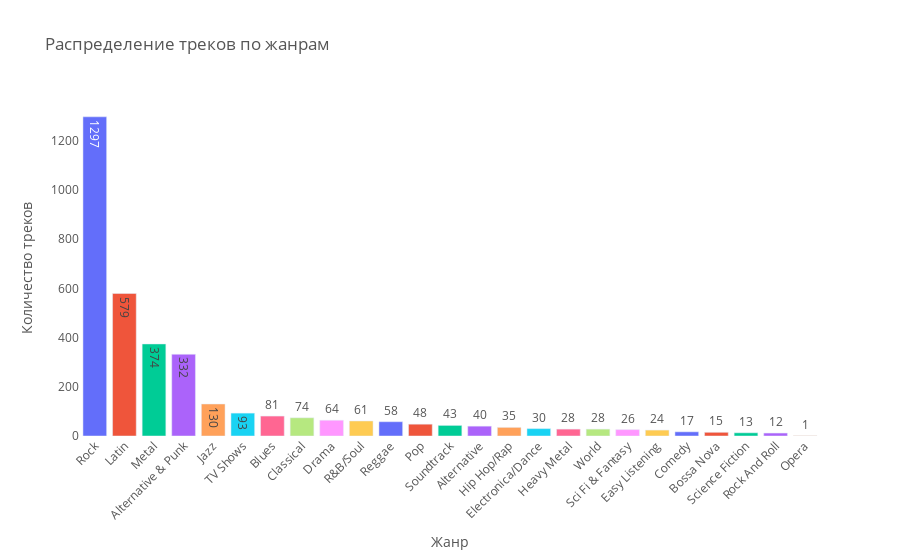

Notebook source saved alongside this figure:
### Markdown cell above
- Создайте столбчатую диаграмму. По оси X должны быть названия жанров, по оси Y - количество треков.

### Code cell
fig = px.bar(
    df,
    x='genre_name',
    y='tracks_count',
    title='Распределение треков по жанрам',
    labels={'genre_name': 'Жанр', 'tracks_count': 'Количество треков'},
    color='genre_name',
    text='tracks_count'
)

fig.update_layout(
    xaxis_tickangle=-45,
    plot_bgcolor='rgba(255,255,255,1)',
    font=dict(color='#555555'),
    showlegend=False
)

fig.show()

### Figure 1 — Plotly figure (JSON) as saved in the notebook; plotly's stock layout.template omitted (floating-point values rounded to 4 significant figures)
{"data": [{"hovertemplate": "Жанр=%{x}<br>Количество треков=%{text}<extra></extra>", "legendgroup": "Rock", "marker": {"color": "#636efa", "pattern": {"shape": ""}}, "name": "Rock", "orientation": "v", "showlegend": true, "text": [1297.0], "textposition": "auto", "type": "bar", "x": ["Rock"], "xaxis": "x", "y": [1297], "yaxis": "y"}, {"hovertemplate": "Жанр=%{x}<br>Количество треков=%{text}<extra></extra>", "legendgroup": "Latin", "marker": {"color": "#EF553B", "pattern": {"shape": ""}}, "name": "Latin", "orientation": "v", "showlegend": true, "text": [579.0], "textposition": "auto", "type": "bar", "x": ["Latin"], "xaxis": "x", "y": [579], "yaxis": "y"}, {"hovertemplate": "Жанр=%{x}<br>Количество треков=%{text}<extra></extra>", "legendgroup": "Metal", "marker": {"color": "#00cc96", "pattern": {"shape": ""}}, "name": "Metal", "orientation": "v", "showlegend": true, "text": [374.0], "textposition": "auto", "type": "bar", "x": ["Metal"], "xaxis": "x", "y": [374], "yaxis": "y"}, {"hovertemplate": "Жанр=%{x}<br>Количество треков=%{text}<extra></extra>", "legendgroup": "Alternative & Punk", "marker": {"color": "#ab63fa", "pattern": {"shape": ""}}, "name": "Alternative & Punk", "orientation": "v", "showlegend": true, "text": [332.0], "textposition": "auto", "type": "bar", "x": ["Alternative & Punk"], "xaxis": "x", "y": [332], "yaxis": "y"}, {"hovertemplate": "Жанр=%{x}<br>Количество треков=%{text}<extra></extra>", "legendgroup": "Jazz", "marker": {"color": "#FFA15A", "pattern": {"shape": ""}}, "name": "Jazz", "orientation": "v", "showlegend": true, "text": [130.0], "textposition": "auto", "type": "bar", "x": ["Jazz"], "xaxis": "x", "y": [130], "yaxis": "y"}, {"hovertemplate": "Жанр=%{x}<br>Количество треков=%{text}<extra></extra>", "legendgroup": "TV Shows", "marker": {"color": "#19d3f3", "pattern": {"shape": ""}}, "name": "TV Shows", "orientation": "v", "showlegend": true, "text": [93.0], "textposition": "auto", "type": "bar", "x": ["TV Shows"], "xaxis": "x", "y": [93], "yaxis": "y"}, {"hovertemplate": "Жанр=%{x}<br>Количество треков=%{text}<extra></extra>", "legendgroup": "Blues", "marker": {"color": "#FF6692", "pattern": {"shape": ""}}, "name": "Blues", "orientation": "v", "showlegend": true, "text": [81.0], "textposition": "auto", "type": "bar", "x": ["Blues"], "xaxis": "x", "y": [81], "yaxis": "y"}, {"hovertemplate": "Жанр=%{x}<br>Количество треков=%{text}<extra></extra>", "legendgroup": "Classical", "marker": {"color": "#B6E880", "pattern": {"shape": ""}}, "name": "Classical", "orientation": "v", "showlegend": true, "text": [74.0], "textposition": "auto", "type": "bar", "x": ["Classical"], "xaxis": "x", "y": [74], "yaxis": "y"}, {"hovertemplate": "Жанр=%{x}<br>Количество треков=%{text}<extra></extra>", "legendgroup": "Drama", "marker": {"color": "#FF97FF", "pattern": {"shape": ""}}, "name": "Drama", "orientation": "v", "showlegend": true, "text": [64.0], "textposition": "auto", "type": "bar", "x": ["Drama"], "xaxis": "x", "y": [64], "yaxis": "y"}, {"hovertemplate": "Жанр=%{x}<br>Количество треков=%{text}<extra></extra>", "legendgroup": "R&B/Soul", "marker": {"color": "#FECB52", "pattern": {"shape": ""}}, "name": "R&B/Soul", "orientation": "v", "showlegend": true, "text": [61.0], "textposition": "auto", "type": "bar", "x": ["R&B/Soul"], "xaxis": "x", "y": [61], "yaxis": "y"}, {"hovertemplate": "Жанр=%{x}<br>Количество треков=%{text}<extra></extra>", "legendgroup": "Reggae", "marker": {"color": "#636efa", "pattern": {"shape": ""}}, "name": "Reggae", "orientation": "v", "showlegend": true, "text": [58.0], "textposition": "auto", "type": "bar", "x": ["Reggae"], "xaxis": "x", "y": [58], "yaxis": "y"}, {"hovertemplate": "Жанр=%{x}<br>Количество треков=%{text}<extra></extra>", "legendgroup": "Pop", "marker": {"color": "#EF553B", "pattern": {"shape": ""}}, "name": "Pop", "orientation": "v", "showlegend": true, "text": [48.0], "textposition": "auto", "type": "bar", "x": ["Pop"], "xaxis": "x", "y": [48], "yaxis": "y"}, {"hovertemplate": "Жанр=%{x}<br>Количество треков=%{text}<extra></extra>", "legendgroup": "Soundtrack", "marker": {"color": "#00cc96", "pattern": {"shape": ""}}, "name": "Soundtrack", "orientation": "v", "showlegend": true, "text": [43.0], "textposition": "auto", "type": "bar", "x": ["Soundtrack"], "xaxis": "x", "y": [43], "yaxis": "y"}, {"hovertemplate": "Жанр=%{x}<br>Количество треков=%{text}<extra></extra>", "legendgroup": "Alternative", "marker": {"color": "#ab63fa", "pattern": {"shape": ""}}, "name": "Alternative", "orientation": "v", "showlegend": true, "text": [40.0], "textposition": "auto", "type": "bar", "x": ["Alternative"], "xaxis": "x", "y": [40], "yaxis": "y"}, {"hovertemplate": "Жанр=%{x}<br>Количество треков=%{text}<extra></extra>", "legendgroup": "Hip Hop/Rap", "marker": {"color": "#FFA15A", "pattern": {"shape": ""}}, "name": "Hip Hop/Rap", "orientation": "v", "showlegend": true, "text": [35.0], "textposition": "auto", "type": "bar", "x": ["Hip Hop/Rap"], "xaxis": "x", "y": [35], "yaxis": "y"}, {"hovertemplate": "Жанр=%{x}<br>Количество треков=%{text}<extra></extra>", "legendgroup": "Electronica/Dance", "marker": {"color": "#19d3f3", "pattern": {"shape": ""}}, "name": "Electronica/Dance", "orientation": "v", "showlegend": true, "text": [30.0], "textposition": "auto", "type": "bar", "x": ["Electronica/Dance"], "xaxis": "x", "y": [30], "yaxis": "y"}, {"hovertemplate": "Жанр=%{x}<br>Количество треков=%{text}<extra></extra>", "legendgroup": "Heavy Metal", "marker": {"color": "#FF6692", "pattern": {"shape": ""}}, "name": "Heavy Metal", "orientation": "v", "showlegend": true, "text": [28.0], "textposition": "auto", "type": "bar", "x": ["Heavy Metal"], "xaxis": "x", "y": [28], "yaxis": "y"}, {"hovertemplate": "Жанр=%{x}<br>Количество треков=%{text}<extra></extra>", "legendgroup": "World", "marker": {"color": "#B6E880", "pattern": {"shape": ""}}, "name": "World", "orientation": "v", "showlegend": true, "text": [28.0], "textposition": "auto", "type": "bar", "x": ["World"], "xaxis": "x", "y": [28], "yaxis": "y"}, {"hovertemplate": "Жанр=%{x}<br>Количество треков=%{text}<extra></extra>", "legendgroup": "Sci Fi & Fantasy", "marker": {"color": "#FF97FF", "pattern": {"shape": ""}}, "name": "Sci Fi & Fantasy", "orientation": "v", "showlegend": true, "text": [26.0], "textposition": "auto", "type": "bar", "x": ["Sci Fi & Fantasy"], "xaxis": "x", "y": [26], "yaxis": "y"}, {"hovertemplate": "Жанр=%{x}<br>Количество треков=%{text}<extra></extra>", "legendgroup": "Easy Listening", "marker": {"color": "#FECB52", "pattern": {"shape": ""}}, "name": "Easy Listening", "orientation": "v", "showlegend": true, "text": [24.0], "textposition": "auto", "type": "bar", "x": ["Easy Listening"], "xaxis": "x", "y": [24], "yaxis": "y"}, {"hovertemplate": "Жанр=%{x}<br>Количество треков=%{text}<extra></extra>", "legendgroup": "Comedy", "marker": {"color": "#636efa", "pattern": {"shape": ""}}, "name": "Comedy", "orientation": "v", "showlegend": true, "text": [17.0], "textposition": "auto", "type": "bar", "x": ["Comedy"], "xaxis": "x", "y": [17], "yaxis": "y"}, {"hovertemplate": "Жанр=%{x}<br>Количество треков=%{text}<extra></extra>", "legendgroup": "Bossa Nova", "marker": {"color": "#EF553B", "pattern": {"shape": ""}}, "name": "Bossa Nova", "orientation": "v", "showlegend": true, "text": [15.0], "textposition": "auto", "type": "bar", "x": ["Bossa Nova"], "xaxis": "x", "y": [15], "yaxis": "y"}, {"hovertemplate": "Жанр=%{x}<br>Количество треков=%{text}<extra></extra>", "legendgroup": "Science Fiction", "marker": {"color": "#00cc96", "pattern": {"shape": ""}}, "name": "Science Fiction", "orientation": "v", "showlegend": true, "text": [13.0], "textposition": "auto", "type": "bar", "x": ["Science Fiction"], "xaxis": "x", "y": [13], "yaxis": "y"}, {"hovertemplate": "Жанр=%{x}<br>Количество треков=%{text}<extra></extra>", "legendgroup": "Rock And Roll", "marker": {"color": "#ab63fa", "pattern": {"shape": ""}}, "name": "Rock And Roll", "orientation": "v", "showlegend": true, "text": [12.0], "textposition": "auto", "type": "bar", "x": ["Rock And Roll"], "xaxis": "x", "y": [12], "yaxis": "y"}, {"hovertemplate": "Жанр=%{x}<br>Количество треков=%{text}<extra></extra>", "legendgroup": "Opera", "marker": {"color": "#FFA15A", "pattern": {"shape": ""}}, "name": "Opera", "orientation": "v", "showlegend": true, "text": [1.0], "textposition": "auto", "type": "bar", "x": ["Opera"], "xaxis": "x", "y": [1], "yaxis": "y"}], "layout": {"barmode": "relative", "font": {"color": "#555555"}, "legend": {"title": {"text": "Жанр"}, "tracegroupgap": 0}, "plot_bgcolor": "rgba(255,255,255,1)", "showlegend": false, "title": {"text": "Распределение треков по жанрам"}, "xaxis": {"anchor": "y", "categoryarray": ["Rock", "Latin", "Metal", "Alternative & Punk", "Jazz", "TV Shows", "Blues", "Classical", "Drama", "R&B/Soul", "Reggae", "Pop", "Soundtrack", "Alternative", "Hip Hop/Rap", "Electronica/Dance", "Heavy Metal", "World", "Sci Fi & Fantasy", "Easy Listening", "Comedy", "Bossa Nova", "Science Fiction", "Rock And Roll", "Opera"], "categoryorder": "array", "domain": [0, 1], "tickangle": -45, "title": {"text": "Жанр"}}, "yaxis": {"anchor": "x", "domain": [0, 1], "title": {"text": "Количество треков"}}}}
